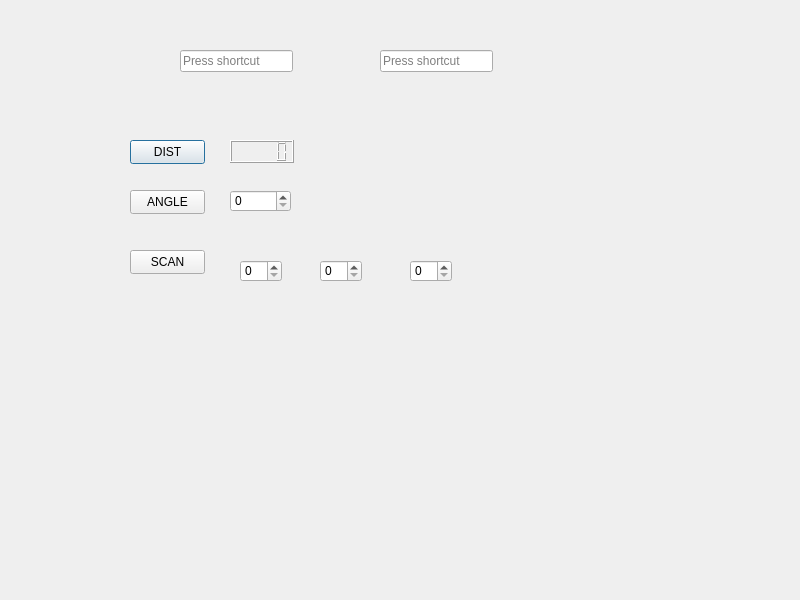
<?xml version="1.0" encoding="UTF-8"?>
<ui version="4.0">
 <class>Dialog</class>
 <widget class="QDialog" name="Dialog">
  <property name="geometry">
   <rect>
    <x>0</x>
    <y>0</y>
    <width>800</width>
    <height>600</height>
   </rect>
  </property>
  <property name="windowTitle">
   <string>Dialog</string>
  </property>
  <widget class="QPushButton" name="bpDIST">
   <property name="geometry">
    <rect>
     <x>130</x>
     <y>140</y>
     <width>75</width>
     <height>24</height>
    </rect>
   </property>
   <property name="text">
    <string>DIST</string>
   </property>
  </widget>
  <widget class="QPushButton" name="bpANGLE">
   <property name="geometry">
    <rect>
     <x>130</x>
     <y>190</y>
     <width>75</width>
     <height>24</height>
    </rect>
   </property>
   <property name="text">
    <string>ANGLE</string>
   </property>
  </widget>
  <widget class="QPushButton" name="bpSCAN">
   <property name="geometry">
    <rect>
     <x>130</x>
     <y>250</y>
     <width>75</width>
     <height>24</height>
    </rect>
   </property>
   <property name="text">
    <string>SCAN</string>
   </property>
  </widget>
  <widget class="QLCDNumber" name="lcdDIST">
   <property name="geometry">
    <rect>
     <x>230</x>
     <y>140</y>
     <width>64</width>
     <height>23</height>
    </rect>
   </property>
  </widget>
  <widget class="QSpinBox" name="spANGLE">
   <property name="geometry">
    <rect>
     <x>230</x>
     <y>190</y>
     <width>61</width>
     <height>22</height>
    </rect>
   </property>
  </widget>
  <widget class="QSpinBox" name="spDeb">
   <property name="geometry">
    <rect>
     <x>240</x>
     <y>260</y>
     <width>42</width>
     <height>22</height>
    </rect>
   </property>
  </widget>
  <widget class="QSpinBox" name="spFin">
   <property name="geometry">
    <rect>
     <x>320</x>
     <y>260</y>
     <width>42</width>
     <height>22</height>
    </rect>
   </property>
  </widget>
  <widget class="QSpinBox" name="spPas">
   <property name="geometry">
    <rect>
     <x>410</x>
     <y>260</y>
     <width>42</width>
     <height>22</height>
    </rect>
   </property>
  </widget>
  <widget class="QKeySequenceEdit" name="IPentree">
   <property name="geometry">
    <rect>
     <x>180</x>
     <y>50</y>
     <width>113</width>
     <height>22</height>
    </rect>
   </property>
  </widget>
  <widget class="QKeySequenceEdit" name="Portentree">
   <property name="geometry">
    <rect>
     <x>380</x>
     <y>50</y>
     <width>113</width>
     <height>22</height>
    </rect>
   </property>
  </widget>
 </widget>
 <resources/>
 <connections/>
</ui>
